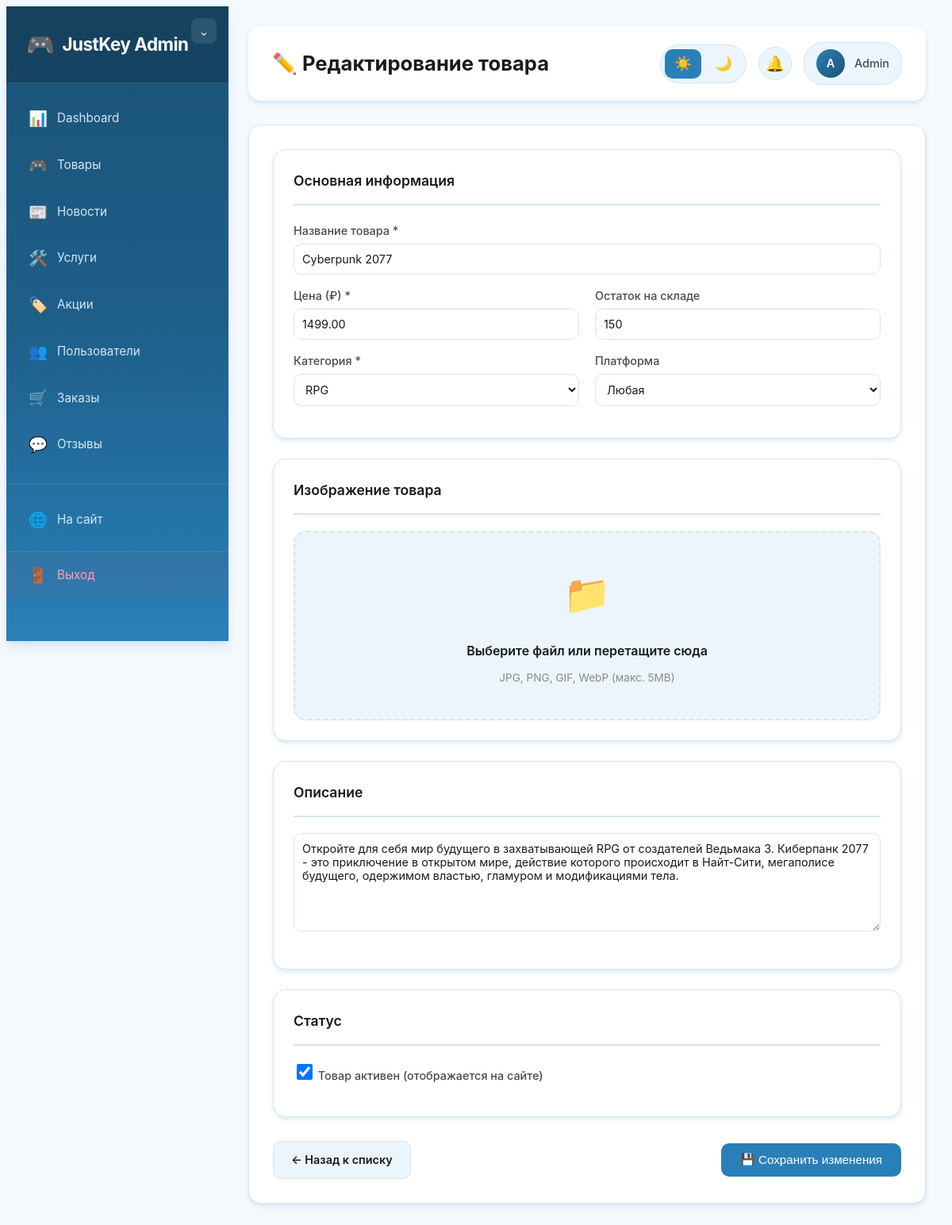
/admin/product-edit.php?id=1 (signed in), run on an earlier commit of the app's database.
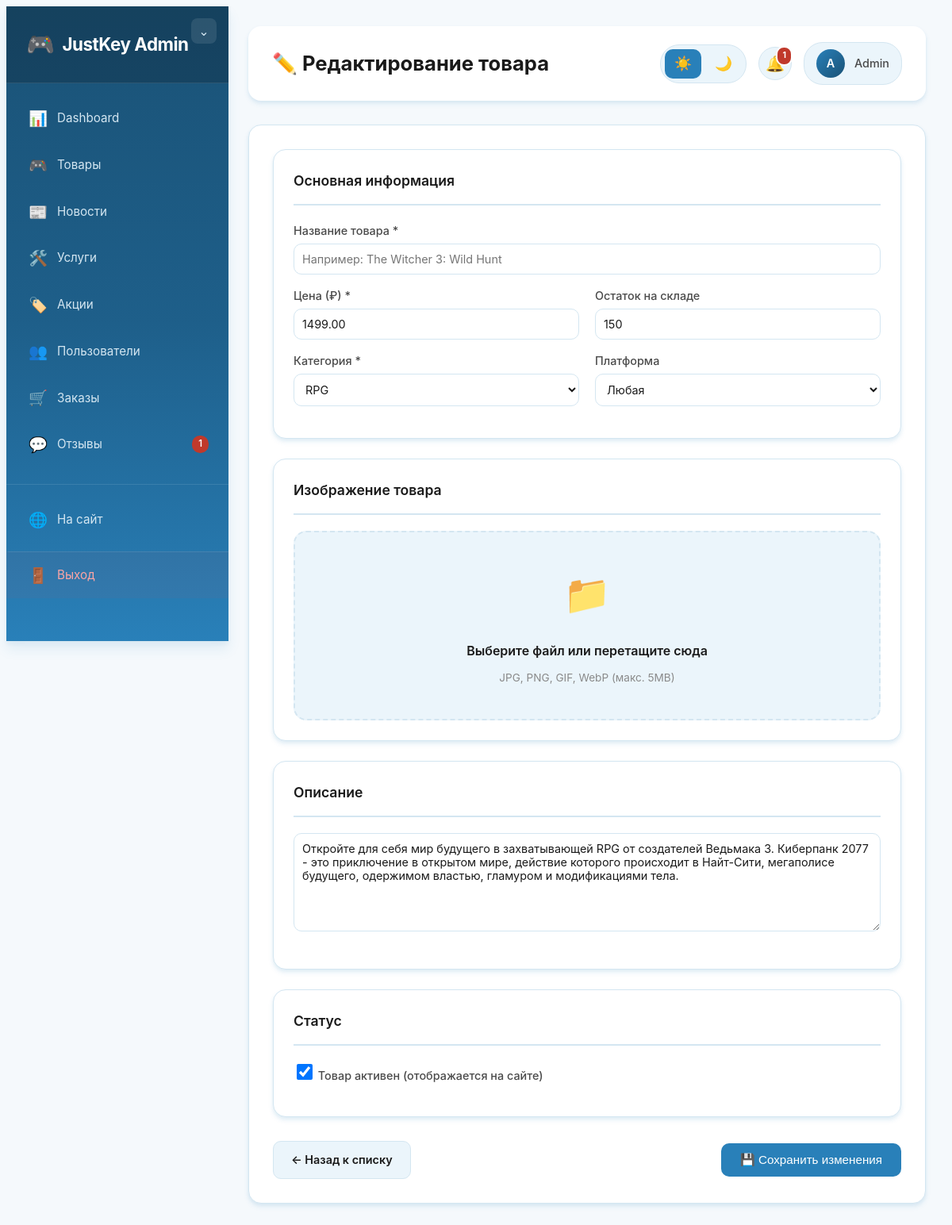
And on a later commit of the database.
### tables this page shows
CREATE TABLE products (
    id INT AUTO_INCREMENT PRIMARY KEY,
    title VARCHAR(255) NOT NULL,
    name VARCHAR(255) NOT NULL,
    slug VARCHAR(255) UNIQUE NOT NULL,
    description TEXT NOT NULL,
    short_description VARCHAR(500),
    category_id INT,
    platform_id INT,
    platform VARCHAR(100),
    price DECIMAL(10, 2) NOT NULL,
    old_price DECIMAL(10, 2) NULL,
    discount_percent INT DEFAULT 0,
    image VARCHAR(255) NOT NULL,
    image_url VARCHAR(255),
    gallery JSON,
    stock INT DEFAULT 0,
    is_available BOOLEAN DEFAULT TRUE,
    is_active BOOLEAN DEFAULT TRUE,
    is_popular BOOLEAN DEFAULT FALSE,
    is_featured BOOLEAN DEFAULT FALSE,
    views INT DEFAULT 0,
    rating DECIMAL(3, 2) DEFAULT 0.00,
    release_date DATE,
    developer VARCHAR(255),
    publisher VARCHAR(255),
    system_requirements JSON,
    created_at TIMESTAMP DEFAULT CURRENT_TIMESTAMP,
    updated_at TIMESTAMP DEFAULT CURRENT_TIMESTAMP ON UPDATE CURRENT_TIMESTAMP,
    FOREIGN KEY (category_id) REFERENCES categories(id) ON DELETE CASCADE,
    FOREIGN KEY (platform_id) REFERENCES platforms(id) ON DELETE CASCADE,
    INDEX idx_popular (is_popular),
    INDEX idx_featured (is_featured),
    INDEX idx_price (price),
    INDEX idx_rating (rating)
);

CREATE TABLE categories (
    id INT AUTO_INCREMENT PRIMARY KEY,
    name VARCHAR(100) NOT NULL,
    slug VARCHAR(100) UNIQUE NOT NULL,
    description TEXT,
    icon VARCHAR(255),
    created_at TIMESTAMP DEFAULT CURRENT_TIMESTAMP
);

### admin/product-edit.php (the view, shortened to what the changed rows need)
<?php
require_once '../config.php';
$product = null;
$is_edit = false;
$id = isset($_GET['id']) ? intval($_GET['id']) : 0;
if ($id > 0) {
    $stmt = $pdo->prepare("SELECT * FROM products WHERE id = ?");
    $stmt->execute([$id]);
    $product = $stmt->fetch();
    $is_edit = true;
} else {
    error_log("ID товара не указан или равен 0");
}
$stmt = $pdo->query("SELECT * FROM categories ORDER BY name");
$categories = $stmt->fetchAll();
?>
<!DOCTYPE html>
<html lang="ru">
<head>
    <link rel="stylesheet" href="admin-style.css">
</head>
<body class="admin-body">
<?php include 'includes/sidebar.php'; ?>
<main class="admin-main">
    <header class="admin-header">
        <h1>
            <?= $is_edit ? '✏️ Редактирование товара' : '➕ Добавить новый товар' ?>
        </h1>
        <?php include 'includes/theme-toggle.php'; ?>
    </header>
    <div class="admin-form" style="max-width: 900px;">
        <form method="POST" enctype="multipart/form-data">
            <div class="form-section">
                <div class="form-row">
                    <div class="form-group">
                        <label>Название товара *</label>
                        <input type="text" name="name" value="<?= htmlspecialchars($product['name'] ?? $product['title'] ?? '') ?>" required placeholder="Например: The Witcher 3: Wild Hunt">
                    </div>
                </div>
                <div class="form-row">
                    <div class="form-group">
                        <label>Цена (₽) *</label>
                        <input type="number" name="price" step="0.01" min="0" value="<?= htmlspecialchars($product['price'] ?? '') ?>" required placeholder="1999.00">
                    </div>
                    <div class="form-group">
                        <label>Остаток на складе</label>
                        <input type="number" name="stock" value="<?= htmlspecialchars($product['stock'] ?? '100') ?>" min="0" placeholder="100">
                    </div>
                </div>
                <div class="form-row">
                    <div class="form-group">
                        <label>Категория *</label>
                        <select name="category_id" required>
                            <?php foreach ($categories as $cat): ?>
                                <option value="<?= $cat['id'] ?>" <?= (isset($product['category_id']) && $product['category_id'] == $cat['id']) ? 'selected' : '' ?>>
                                    <?= htmlspecialchars($cat['name']) ?>
                                </option>
                            <?php endforeach; ?>
                        </select>
                    </div>
                </div>
            </div>
            <div class="form-section">
                <div class="form-group">
                    <textarea name="description" rows="6" placeholder="Подробное описание товара..."><?= htmlspecialchars($product['description'] ?? '') ?></textarea>
                </div>
            </div>
            <?php if ($is_edit): ?>
            <div class="form-section">
                <h3>Статус</h3>
                <div class="form-group">
                    <label class="checkbox-label">
                        <input type="checkbox" name="is_active" <?= (isset($product['is_active']) && $product['is_active'] == 1) ? 'checked' : '' ?>>
                        <span>Товар активен (отображается на сайте)</span>
                    </label>
                </div>
            </div>
            <?php endif; ?>
        </form>
    </div>
</main>
</body>
</html>

### admin/includes/sidebar.php (shortened to what the changed rows need)
<nav class="admin-sidebar" id="sidebar">
    <div class="admin-logo">
        <h2><span class="logo-icon">🎮</span> <span class="logo-text">JustKey Admin</span></h2>
    </div>
    <ul class="admin-menu">
        <li>
            <a href="reviews.php" class="<?= basename($_SERVER['PHP_SELF']) == 'reviews.php' ? 'active' : '' ?>">
                <span class="menu-icon">💬</span>
                Отзывы
                <?php
                try {
                    $pending_stmt = $pdo->query("SELECT COUNT(*) as count FROM reviews WHERE is_approved = 0");
                    $pending_count = $pending_stmt->fetch()['count'];
                    if ($pending_count > 0) {
                        echo '<span class="badge">' . $pending_count . '</span>';
                    }
                } catch(Exception $e) {}
                ?>
            </a>
        </li>
    </ul>
</nav>

### admin/includes/theme-toggle.php (shortened to what the changed rows need)
<div class="admin-header-actions">
    <div class="notifications-panel">
        <div class="notification-bell" id="notificationBell" title="Уведомления" style="cursor: pointer; position: relative;">
            <span class="bell-icon">🔔</span>
            <?php
            try {
                $pending_reviews = $pdo->query("SELECT COUNT(*) as count FROM reviews WHERE is_approved = 0")->fetch()['count'];
                $pending_orders = $pdo->query("SELECT COUNT(*) as count FROM orders WHERE status = 'pending'")->fetch()['count'];
                $total_notifications = $pending_reviews + $pending_orders;
                if ($total_notifications > 0) {
                    echo '<span class="notification-badge">' . min($total_notifications, 99) . '</span>';
                }
            } catch(Exception $e) {}
            ?>
        </div>
    </div>
</div>

What changed in the data, as far as the page shows it:
changed products "RPG": name "Cyberpunk 2077" → (not shown)
Also different on the page:
$pending_count: (not shown) → "1"
min($total_notifications, 99): (not shown) → "1"
